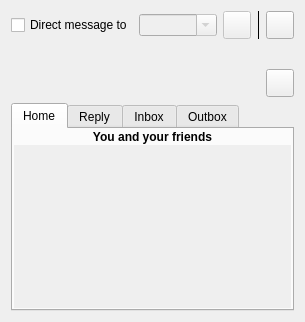
<?xml version="1.0" encoding="UTF-8"?>
<ui version="4.0">
 <class>timelinewidget_base</class>
 <widget class="QWidget" name="timelinewidget_base">
  <property name="geometry">
   <rect>
    <x>0</x>
    <y>0</y>
    <width>305</width>
    <height>322</height>
   </rect>
  </property>
  <property name="autoFillBackground">
   <bool>true</bool>
  </property>
  <layout class="QVBoxLayout" name="verticalLayout_4">
   <item>
    <layout class="QHBoxLayout" name="horizontalLayout_2">
     <item>
      <widget class="QCheckBox" name="chkDMessage">
       <property name="sizePolicy">
        <sizepolicy hsizetype="Minimum" vsizetype="Fixed">
         <horstretch>0</horstretch>
         <verstretch>0</verstretch>
        </sizepolicy>
       </property>
       <property name="text">
        <string>Direct message to</string>
       </property>
      </widget>
     </item>
     <item>
      <widget class="KComboBox" name="comboFriendList">
       <property name="enabled">
        <bool>false</bool>
       </property>
       <property name="editable">
        <bool>true</bool>
       </property>
      </widget>
     </item>
     <item>
      <widget class="KPushButton" name="btnReloadFriends">
       <property name="enabled">
        <bool>false</bool>
       </property>
       <property name="sizePolicy">
        <sizepolicy hsizetype="Ignored" vsizetype="Fixed">
         <horstretch>0</horstretch>
         <verstretch>0</verstretch>
        </sizepolicy>
       </property>
       <property name="minimumSize">
        <size>
         <width>28</width>
         <height>28</height>
        </size>
       </property>
       <property name="maximumSize">
        <size>
         <width>28</width>
         <height>28</height>
        </size>
       </property>
       <property name="toolTip">
        <string>Reload friends list</string>
       </property>
      </widget>
     </item>
     <item>
      <widget class="KSeparator" name="kseparator">
       <property name="frameShape">
        <enum>QFrame::VLine</enum>
       </property>
       <property name="orientation">
        <enum>Qt::Vertical</enum>
       </property>
      </widget>
     </item>
     <item>
      <widget class="KPushButton" name="btnAttachMedia">
       <property name="minimumSize">
        <size>
         <width>28</width>
         <height>28</height>
        </size>
       </property>
       <property name="maximumSize">
        <size>
         <width>28</width>
         <height>28</height>
        </size>
       </property>
       <property name="toolTip">
        <string>Attach Image</string>
       </property>
      </widget>
     </item>
    </layout>
   </item>
   <item>
    <widget class="QFrame" name="inputFrame">
     <property name="sizePolicy">
      <sizepolicy hsizetype="Preferred" vsizetype="Maximum">
       <horstretch>0</horstretch>
       <verstretch>0</verstretch>
      </sizepolicy>
     </property>
     <property name="frameShape">
      <enum>QFrame::NoFrame</enum>
     </property>
     <property name="frameShadow">
      <enum>QFrame::Raised</enum>
     </property>
     <layout class="QVBoxLayout" name="verticalLayout_3"/>
    </widget>
   </item>
   <item>
    <widget class="QFrame" name="attachMediaFrame">
     <property name="frameShape">
      <enum>QFrame::NoFrame</enum>
     </property>
     <layout class="QHBoxLayout" name="horizontalLayout">
      <property name="margin">
       <number>0</number>
      </property>
      <item>
       <widget class="QLabel" name="lblMediaName">
        <property name="sizePolicy">
         <sizepolicy hsizetype="MinimumExpanding" vsizetype="Preferred">
          <horstretch>0</horstretch>
          <verstretch>0</verstretch>
         </sizepolicy>
        </property>
        <property name="text">
         <string/>
        </property>
       </widget>
      </item>
      <item>
       <widget class="KPushButton" name="btnClearMedia">
        <property name="minimumSize">
         <size>
          <width>28</width>
          <height>28</height>
         </size>
        </property>
        <property name="maximumSize">
         <size>
          <width>28</width>
          <height>28</height>
         </size>
        </property>
        <property name="toolTip">
         <string>Clear Attachment</string>
        </property>
       </widget>
      </item>
     </layout>
    </widget>
   </item>
   <item>
    <widget class="KTabWidget" name="tabs">
     <property name="tabPosition">
      <enum>QTabWidget::North</enum>
     </property>
     <property name="currentIndex">
      <number>0</number>
     </property>
     <property name="elideMode">
      <enum>Qt::ElideNone</enum>
     </property>
     <widget class="QWidget" name="tabHome">
      <attribute name="title">
       <string comment="@title:tab">Home</string>
      </attribute>
      <layout class="QGridLayout" name="gridLayout">
       <property name="margin">
        <number>1</number>
       </property>
       <property name="spacing">
        <number>1</number>
       </property>
       <item row="1" column="0">
        <widget class="QScrollArea" name="homeScroll">
         <property name="sizePolicy">
          <sizepolicy hsizetype="Preferred" vsizetype="Expanding">
           <horstretch>0</horstretch>
           <verstretch>0</verstretch>
          </sizepolicy>
         </property>
         <property name="frameShape">
          <enum>QFrame::NoFrame</enum>
         </property>
         <property name="frameShadow">
          <enum>QFrame::Plain</enum>
         </property>
         <property name="widgetResizable">
          <bool>true</bool>
         </property>
         <widget class="QWidget" name="frameHome">
          <property name="geometry">
           <rect>
            <x>0</x>
            <y>0</y>
            <width>287</width>
            <height>186</height>
           </rect>
          </property>
          <layout class="QVBoxLayout" name="verticalLayout_5">
           <property name="spacing">
            <number>0</number>
           </property>
           <property name="margin">
            <number>0</number>
           </property>
           <item>
            <layout class="QVBoxLayout" name="homeLayout">
             <property name="spacing">
              <number>4</number>
             </property>
             <property name="margin">
              <number>1</number>
             </property>
             <item>
              <spacer name="verticalSpacer">
               <property name="orientation">
                <enum>Qt::Vertical</enum>
               </property>
               <property name="sizeHint" stdset="0">
                <size>
                 <width>20</width>
                 <height>0</height>
                </size>
               </property>
              </spacer>
             </item>
            </layout>
           </item>
          </layout>
         </widget>
        </widget>
       </item>
       <item row="0" column="0">
        <widget class="QLabel" name="label">
         <property name="font">
          <font>
           <weight>75</weight>
           <bold>true</bold>
          </font>
         </property>
         <property name="text">
          <string>You and your friends</string>
         </property>
         <property name="alignment">
          <set>Qt::AlignCenter</set>
         </property>
         <property name="wordWrap">
          <bool>true</bool>
         </property>
        </widget>
       </item>
      </layout>
     </widget>
     <widget class="QWidget" name="tabReply">
      <attribute name="title">
       <string comment="@title:tab">Reply</string>
      </attribute>
      <layout class="QVBoxLayout" name="verticalLayout_2">
       <property name="spacing">
        <number>1</number>
       </property>
       <property name="margin">
        <number>1</number>
       </property>
       <item>
        <widget class="QLabel" name="label_2">
         <property name="font">
          <font>
           <weight>75</weight>
           <bold>true</bold>
          </font>
         </property>
         <property name="text">
          <string>Replies to you</string>
         </property>
         <property name="alignment">
          <set>Qt::AlignCenter</set>
         </property>
         <property name="wordWrap">
          <bool>true</bool>
         </property>
        </widget>
       </item>
       <item>
        <widget class="QScrollArea" name="replyScroll">
         <property name="sizePolicy">
          <sizepolicy hsizetype="Preferred" vsizetype="Expanding">
           <horstretch>0</horstretch>
           <verstretch>0</verstretch>
          </sizepolicy>
         </property>
         <property name="frameShape">
          <enum>QFrame::NoFrame</enum>
         </property>
         <property name="widgetResizable">
          <bool>true</bool>
         </property>
         <widget class="QWidget" name="frameReply">
          <property name="geometry">
           <rect>
            <x>0</x>
            <y>0</y>
            <width>100</width>
            <height>30</height>
           </rect>
          </property>
          <layout class="QVBoxLayout" name="verticalLayout">
           <property name="spacing">
            <number>0</number>
           </property>
           <property name="margin">
            <number>0</number>
           </property>
           <item>
            <layout class="QVBoxLayout" name="replyLayout">
             <property name="spacing">
              <number>4</number>
             </property>
             <property name="margin">
              <number>1</number>
             </property>
             <item>
              <spacer name="verticalSpacer_2">
               <property name="orientation">
                <enum>Qt::Vertical</enum>
               </property>
               <property name="sizeHint" stdset="0">
                <size>
                 <width>20</width>
                 <height>0</height>
                </size>
               </property>
              </spacer>
             </item>
            </layout>
           </item>
          </layout>
         </widget>
        </widget>
       </item>
      </layout>
     </widget>
     <widget class="QWidget" name="tabInbox">
      <attribute name="title">
       <string comment="@title:tab">Inbox</string>
      </attribute>
      <layout class="QGridLayout" name="gridLayout_3">
       <property name="margin">
        <number>1</number>
       </property>
       <property name="spacing">
        <number>1</number>
       </property>
       <item row="1" column="0">
        <widget class="QScrollArea" name="inboxScroll">
         <property name="sizePolicy">
          <sizepolicy hsizetype="Preferred" vsizetype="Expanding">
           <horstretch>0</horstretch>
           <verstretch>0</verstretch>
          </sizepolicy>
         </property>
         <property name="frameShape">
          <enum>QFrame::NoFrame</enum>
         </property>
         <property name="frameShadow">
          <enum>QFrame::Plain</enum>
         </property>
         <property name="widgetResizable">
          <bool>true</bool>
         </property>
         <widget class="QWidget" name="frameInbox">
          <property name="geometry">
           <rect>
            <x>0</x>
            <y>0</y>
            <width>100</width>
            <height>30</height>
           </rect>
          </property>
          <layout class="QVBoxLayout" name="verticalLayout_6">
           <property name="spacing">
            <number>0</number>
           </property>
           <property name="margin">
            <number>0</number>
           </property>
           <item>
            <layout class="QVBoxLayout" name="inboxLayout">
             <property name="spacing">
              <number>4</number>
             </property>
             <property name="margin">
              <number>1</number>
             </property>
             <item>
              <spacer name="verticalSpacer">
               <property name="orientation">
                <enum>Qt::Vertical</enum>
               </property>
               <property name="sizeHint" stdset="0">
                <size>
                 <width>20</width>
                 <height>0</height>
                </size>
               </property>
              </spacer>
             </item>
            </layout>
           </item>
          </layout>
         </widget>
        </widget>
       </item>
       <item row="0" column="0">
        <widget class="QLabel" name="label_3">
         <property name="font">
          <font>
           <weight>75</weight>
           <bold>true</bold>
          </font>
         </property>
         <property name="text">
          <string>Your incoming private messages</string>
         </property>
         <property name="alignment">
          <set>Qt::AlignCenter</set>
         </property>
         <property name="wordWrap">
          <bool>true</bool>
         </property>
        </widget>
       </item>
      </layout>
     </widget>
     <widget class="QWidget" name="tabOutbox">
      <attribute name="title">
       <string comment="@title:tab">Outbox</string>
      </attribute>
      <layout class="QGridLayout" name="gridLayout_4">
       <property name="margin">
        <number>1</number>
       </property>
       <property name="spacing">
        <number>1</number>
       </property>
       <item row="1" column="0">
        <widget class="QScrollArea" name="outboxScroll">
         <property name="sizePolicy">
          <sizepolicy hsizetype="Preferred" vsizetype="Expanding">
           <horstretch>0</horstretch>
           <verstretch>0</verstretch>
          </sizepolicy>
         </property>
         <property name="frameShape">
          <enum>QFrame::NoFrame</enum>
         </property>
         <property name="frameShadow">
          <enum>QFrame::Plain</enum>
         </property>
         <property name="widgetResizable">
          <bool>true</bool>
         </property>
         <widget class="QWidget" name="frameOutbox">
          <property name="geometry">
           <rect>
            <x>0</x>
            <y>0</y>
            <width>100</width>
            <height>30</height>
           </rect>
          </property>
          <layout class="QVBoxLayout" name="verticalLayout_7">
           <property name="spacing">
            <number>0</number>
           </property>
           <property name="margin">
            <number>0</number>
           </property>
           <item>
            <layout class="QVBoxLayout" name="outboxLayout">
             <property name="spacing">
              <number>4</number>
             </property>
             <property name="margin">
              <number>1</number>
             </property>
             <item>
              <spacer name="verticalSpacer">
               <property name="orientation">
                <enum>Qt::Vertical</enum>
               </property>
               <property name="sizeHint" stdset="0">
                <size>
                 <width>20</width>
                 <height>0</height>
                </size>
               </property>
              </spacer>
             </item>
            </layout>
           </item>
          </layout>
         </widget>
        </widget>
       </item>
       <item row="0" column="0">
        <widget class="QLabel" name="label_4">
         <property name="font">
          <font>
           <weight>75</weight>
           <bold>true</bold>
          </font>
         </property>
         <property name="text">
          <string>Private messages you have sent</string>
         </property>
         <property name="alignment">
          <set>Qt::AlignCenter</set>
         </property>
         <property name="wordWrap">
          <bool>true</bool>
         </property>
        </widget>
       </item>
      </layout>
     </widget>
    </widget>
   </item>
  </layout>
 </widget>
 <customwidgets>
  <customwidget>
   <class>KComboBox</class>
   <extends>QComboBox</extends>
   <header>kcombobox.h</header>
  </customwidget>
  <customwidget>
   <class>KPushButton</class>
   <extends>QPushButton</extends>
   <header>kpushbutton.h</header>
  </customwidget>
  <customwidget>
   <class>KSeparator</class>
   <extends>QFrame</extends>
   <header>kseparator.h</header>
  </customwidget>
  <customwidget>
   <class>KTabWidget</class>
   <extends>QTabWidget</extends>
   <header>ktabwidget.h</header>
   <container>1</container>
  </customwidget>
 </customwidgets>
 <tabstops>
  <tabstop>chkDMessage</tabstop>
  <tabstop>comboFriendList</tabstop>
  <tabstop>btnReloadFriends</tabstop>
  <tabstop>tabs</tabstop>
  <tabstop>homeScroll</tabstop>
  <tabstop>outboxScroll</tabstop>
  <tabstop>inboxScroll</tabstop>
  <tabstop>replyScroll</tabstop>
 </tabstops>
 <resources/>
 <connections>
  <connection>
   <sender>chkDMessage</sender>
   <signal>toggled(bool)</signal>
   <receiver>comboFriendList</receiver>
   <slot>setEnabled(bool)</slot>
   <hints>
    <hint type="sourcelabel">
     <x>61</x>
     <y>15</y>
    </hint>
    <hint type="destinationlabel">
     <x>157</x>
     <y>16</y>
    </hint>
   </hints>
  </connection>
  <connection>
   <sender>chkDMessage</sender>
   <signal>toggled(bool)</signal>
   <receiver>btnReloadFriends</receiver>
   <slot>setEnabled(bool)</slot>
   <hints>
    <hint type="sourcelabel">
     <x>46</x>
     <y>16</y>
    </hint>
    <hint type="destinationlabel">
     <x>276</x>
     <y>22</y>
    </hint>
   </hints>
  </connection>
 </connections>
</ui>
